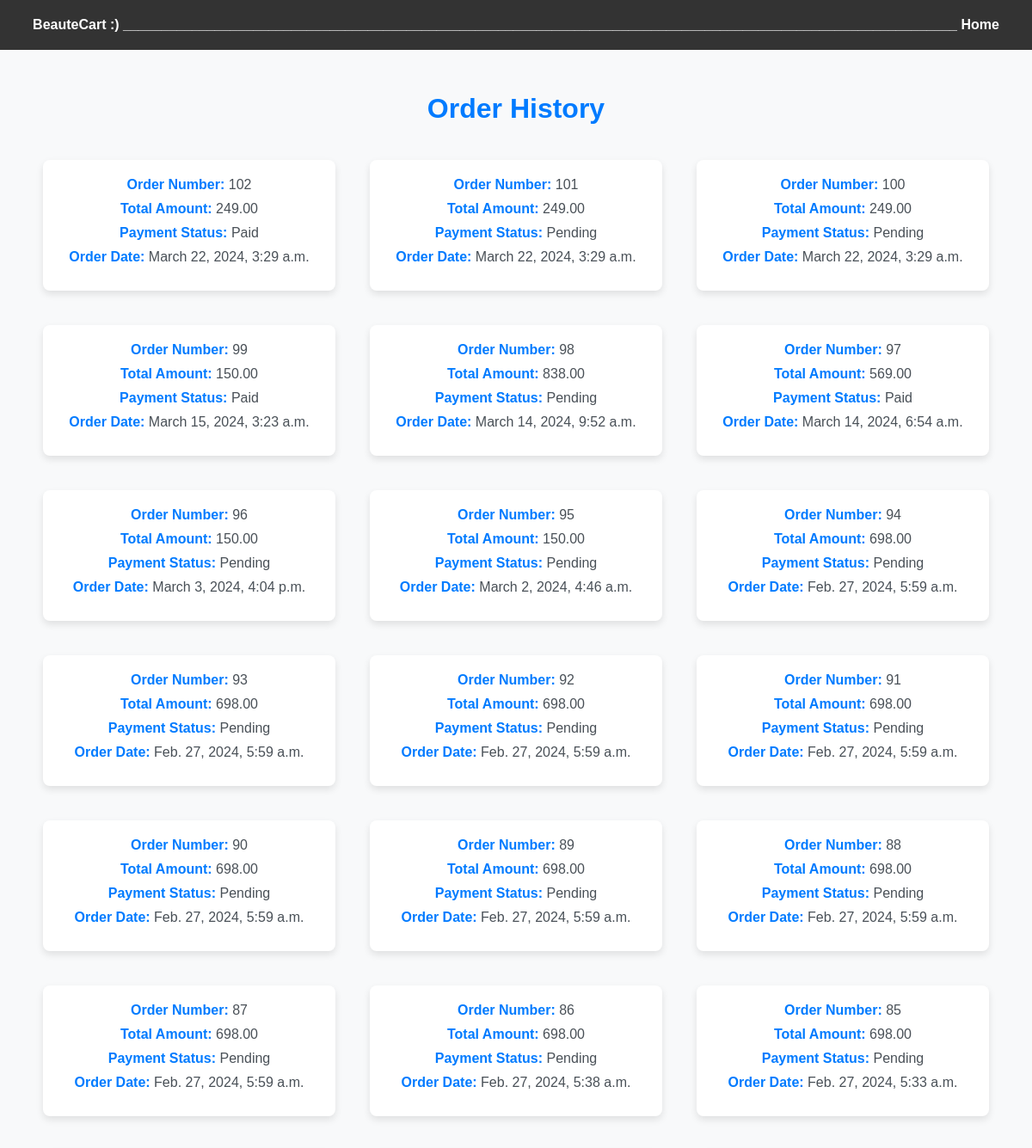
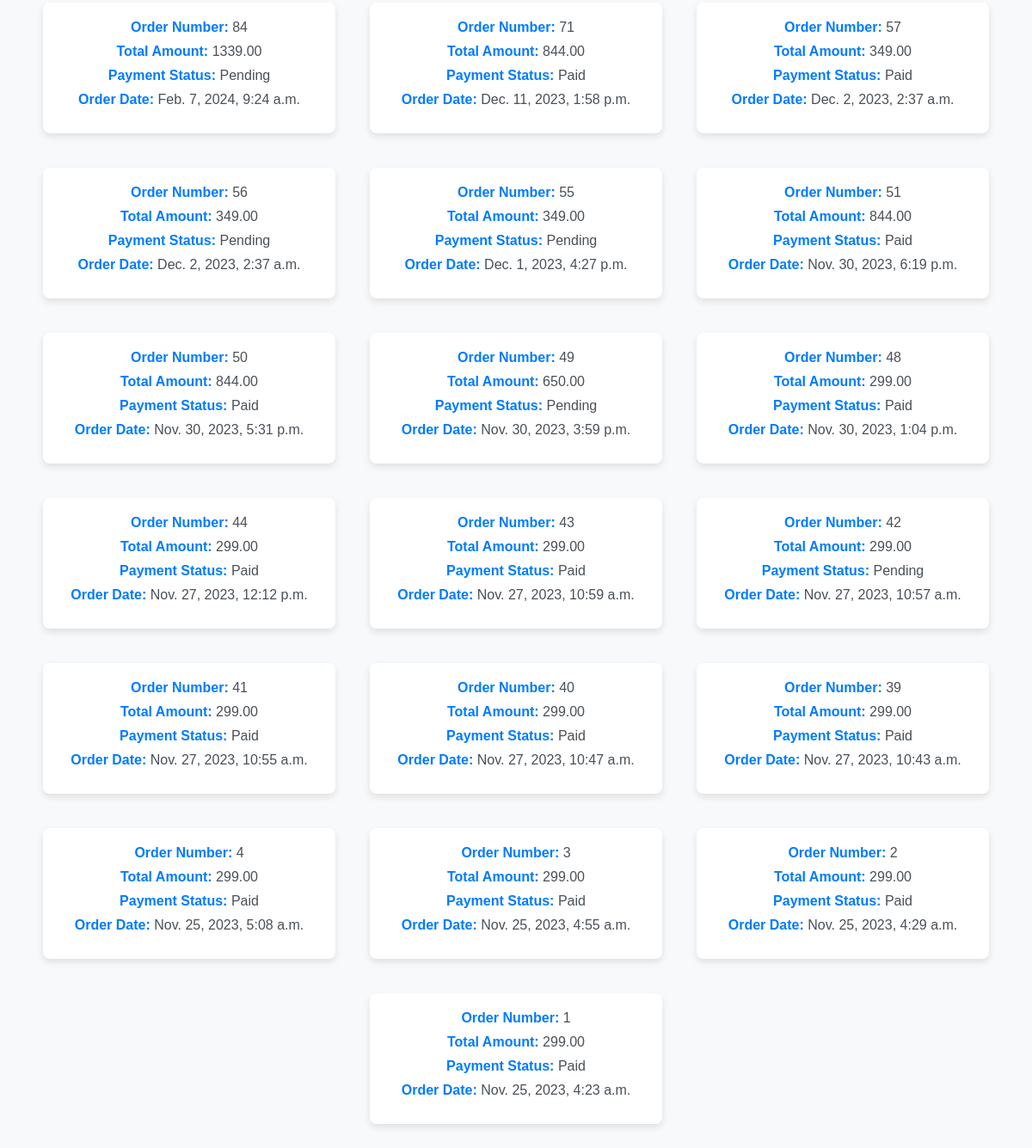
The page /order_history/ (signed in) on the database its author committed (2 pictures, top to bottom).
### BeauteCartApp/models.py (models this page shows, shortened)
class Order(models.Model):
    user = models.ForeignKey(CustomUser, on_delete=models.CASCADE)
    products = models.ManyToManyField(Product, through='OrderItem')
    total_amount = models.DecimalField(max_digits=10, decimal_places=2)
    payment_id = models.CharField(max_length=100, null=True, blank=True)
    payment_status = models.BooleanField(default=False)
    created_at = models.DateTimeField(auto_now_add=True)
    cancelled = models.BooleanField(default=False)  # New field for order cancellation
    delivery_address = models.ForeignKey(ProfileUser, on_delete=models.SET_NULL, null=True, blank=True)

### BeauteCartApp/views.py (the view)
# urls.py: path('order_history/', order_history, name='order_history'),
@login_required
def order_history(request):
    orders = Order.objects.filter(user=request.user).order_by('-created_at')
    return render(request, 'order_history.html', {'orders': orders})

### templates/order_history.html (shortened to what this page needs)
<!DOCTYPE html>
<html lang="en">
<head>
</head>
<body>
    <header>
        <a class="LINK" href="#">BeauteCart</a>
        <a href="#">:)</a>
        <a href="#">_____________________________________________________________________________________________________________</a>
        <a href="{% url 'home2' %}">Home</a>
    </header>
    <h1>Order History</h1>
    {% if orders %}
        <ul>
            {% for order in orders %}
                <li>
                    <p><strong>Order Number:</strong> {{ order.id }}</p>
                    <p><strong>Total Amount:</strong> {{ order.total_amount }}</p>
                    <p><strong>Payment Status:</strong> {% if order.payment_status %}Paid{% else %}Pending{% endif %}</p>
                    <p><strong>Order Date:</strong> {{ order.created_at }}</p>
                </li>
            {% endfor %}
        </ul>
    {% else %}
        <p>No orders found.</p>
    {% endif %}
</body>
</html>

### templates/order_history.html (style rules this page uses)
header { background-color: #333; color: #fff; padding: 20px; text-align: center; }
header a { color: #fff; text-decoration: none; font-weight: bold; margin-right: 0.005px; margin-right: unset; }
body { font-family: 'Arial', sans-serif; background-color: #f8f9fa; color: #495057; margin: 0; padding: 0; box-sizing: border-box; }
h1 { color: #007bff; text-align: center; margin-top: 50px; }
ul { list-style: none; padding: 0; display: flex; flex-wrap: wrap; justify-content: center; }
li { background-color: #ffffff; margin: 20px; padding: 20px; border-radius: 8px; box-shadow: 0 4px 8px rgba(0, 0, 0, 0.1); transition: transform 0.3s ease-in-out; width: 300px; text-align: center; }
p { margin: 0; margin-bottom: 10px; }
strong { font-weight: bold; color: #007bff; }
a { color: #007bff; text-decoration: none; }

### rows shown on the page
Order: id "102", total_amount "249.00", payment_status "Paid", created_at "March 22, 2024, 3:29 a.m."
Order: id "101", total_amount "249.00", payment_status "Pending", created_at "March 22, 2024, 3:29 a.m."
Order: id "100", total_amount "249.00", payment_status "Pending", created_at "March 22, 2024, 3:29 a.m."
Order: id "99", total_amount "150.00", payment_status "Paid", created_at "March 15, 2024, 3:23 a.m."
Order: id "98", total_amount "838.00", payment_status "Pending", created_at "March 14, 2024, 9:52 a.m."
Order: id "97", total_amount "569.00", payment_status "Paid", created_at "March 14, 2024, 6:54 a.m."
Order: id "96", total_amount "150.00", payment_status "Pending", created_at "March 3, 2024, 4:04 p.m."
Order: id "95", total_amount "150.00", payment_status "Pending", created_at "March 2, 2024, 4:46 a.m."
Order: id "94", total_amount "698.00", payment_status "Pending", created_at "Feb. 27, 2024, 5:59 a.m."
Order: id "93", total_amount "698.00", payment_status "Pending", created_at "Feb. 27, 2024, 5:59 a.m."
Order: id "92", total_amount "698.00", payment_status "Pending", created_at "Feb. 27, 2024, 5:59 a.m."
Order: id "91", total_amount "698.00", payment_status "Pending", created_at "Feb. 27, 2024, 5:59 a.m."
Order: id "90", total_amount "698.00", payment_status "Pending", created_at "Feb. 27, 2024, 5:59 a.m."
Order: id "89", total_amount "698.00", payment_status "Pending", created_at "Feb. 27, 2024, 5:59 a.m."
Order: id "88", total_amount "698.00", payment_status "Pending", created_at "Feb. 27, 2024, 5:59 a.m."
Order: id "87", total_amount "698.00", payment_status "Pending", created_at "Feb. 27, 2024, 5:59 a.m."
Order: id "86", total_amount "698.00", payment_status "Pending", created_at "Feb. 27, 2024, 5:38 a.m."
Order: id "85", total_amount "698.00", payment_status "Pending", created_at "Feb. 27, 2024, 5:33 a.m."
Order: id "84", total_amount "1339.00", payment_status "Pending", created_at "Feb. 7, 2024, 9:24 a.m."
Order: id "71", total_amount "844.00", payment_status "Paid", created_at "Dec. 11, 2023, 1:58 p.m."
Order: id "57", total_amount "349.00", payment_status "Paid", created_at "Dec. 2, 2023, 2:37 a.m."
Order: id "56", total_amount "349.00", payment_status "Pending", created_at "Dec. 2, 2023, 2:37 a.m."
Order: id "55", total_amount "349.00", payment_status "Pending", created_at "Dec. 1, 2023, 4:27 p.m."
Order: id "51", total_amount "844.00", payment_status "Paid", created_at "Nov. 30, 2023, 6:19 p.m."
Order: id "50", total_amount "844.00", payment_status "Paid", created_at "Nov. 30, 2023, 5:31 p.m."
Order: id "49", total_amount "650.00", payment_status "Pending", created_at "Nov. 30, 2023, 3:59 p.m."
Order: id "48", total_amount "299.00", payment_status "Paid", created_at "Nov. 30, 2023, 1:04 p.m."
Order: id "44", total_amount "299.00", payment_status "Paid", created_at "Nov. 27, 2023, 12:12 p.m."
Order: id "43", total_amount "299.00", payment_status "Paid", created_at "Nov. 27, 2023, 10:59 a.m."
Order: id "42", total_amount "299.00", payment_status "Pending", created_at "Nov. 27, 2023, 10:57 a.m."
Order: id "41", total_amount "299.00", payment_status "Paid", created_at "Nov. 27, 2023, 10:55 a.m."
Order: id "40", total_amount "299.00", payment_status "Paid", created_at "Nov. 27, 2023, 10:47 a.m."
Order: id "39", total_amount "299.00", payment_status "Paid", created_at "Nov. 27, 2023, 10:43 a.m."
Order: id "4", total_amount "299.00", payment_status "Paid", created_at "Nov. 25, 2023, 5:08 a.m."
Order: id "3", total_amount "299.00", payment_status "Paid", created_at "Nov. 25, 2023, 4:55 a.m."
Order: id "2", total_amount "299.00", payment_status "Paid", created_at "Nov. 25, 2023, 4:29 a.m."
Order: id "1", total_amount "299.00", payment_status "Paid", created_at "Nov. 25, 2023, 4:23 a.m."
